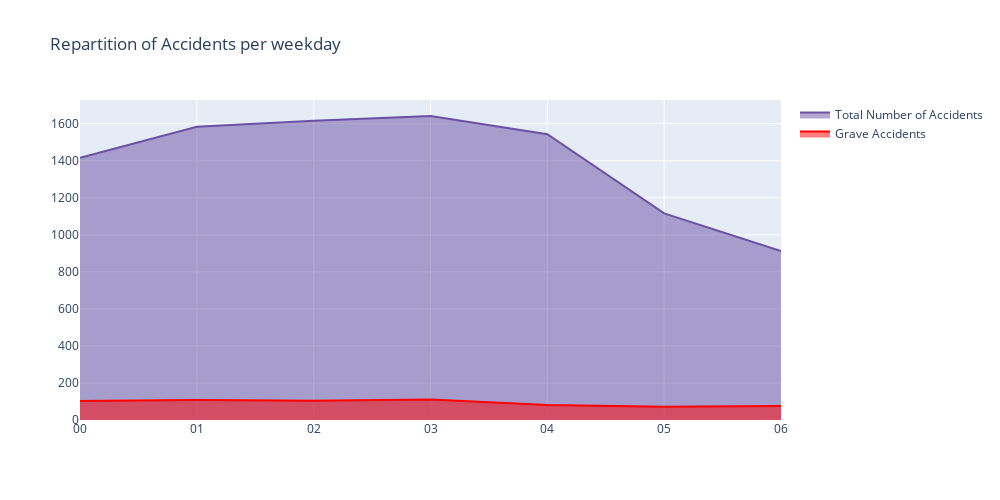

Notebook cell for this chart:
### Code cell
# Création des tracés en aires
trace1 = go.Scatter(
    x=list(occs.weekday),  # Axe des abscisses
    y=list(occs.Num_Acc),  # Axe des ordonnées
    mode='lines',
    name='Total Number of Accidents',
    fill='tozeroy',
    marker=dict(color='rgb(106,81,163)'),
)

trace2 = go.Scatter(
    x=list(occs.weekday),  # Axe des abscisses
    y=list(occs.gravity),  # Axe des ordonnées
    mode='lines',
    name='Grave Accidents',
    fill='tozeroy',
    marker=dict(color='rgb(255,0,0)')
)

# Configuration de la mise en page
layout = go.Layout(
    title='Repartition of Accidents per weekday',
    autosize=False,
    width=1000,
    height=500,
)

# Création de la figure
fig = go.Figure(data=[trace1, trace2], layout=layout)

# Affichage du graphique
fig.show()

### Figure 1 — Plotly figure (JSON) as saved in the notebook; plotly's stock layout.template omitted (floating-point values rounded to 4 significant figures)
{"data": [{"fill": "tozeroy", "marker": {"color": "rgb(106,81,163)"}, "mode": "lines", "name": "Total Number of Accidents", "type": "scatter", "x": ["00", "01", "02", "03", "04", "05", "06"], "y": [1417, 1584, 1617, 1642, 1544, 1116, 913]}, {"fill": "tozeroy", "marker": {"color": "rgb(255,0,0)"}, "mode": "lines", "name": "Grave Accidents", "type": "scatter", "x": ["00", "01", "02", "03", "04", "05", "06"], "y": [102, 108, 104, 111, 81, 71, 76]}], "layout": {"autosize": false, "height": 500, "title": {"text": "Repartition of Accidents per weekday"}, "width": 1000}}
